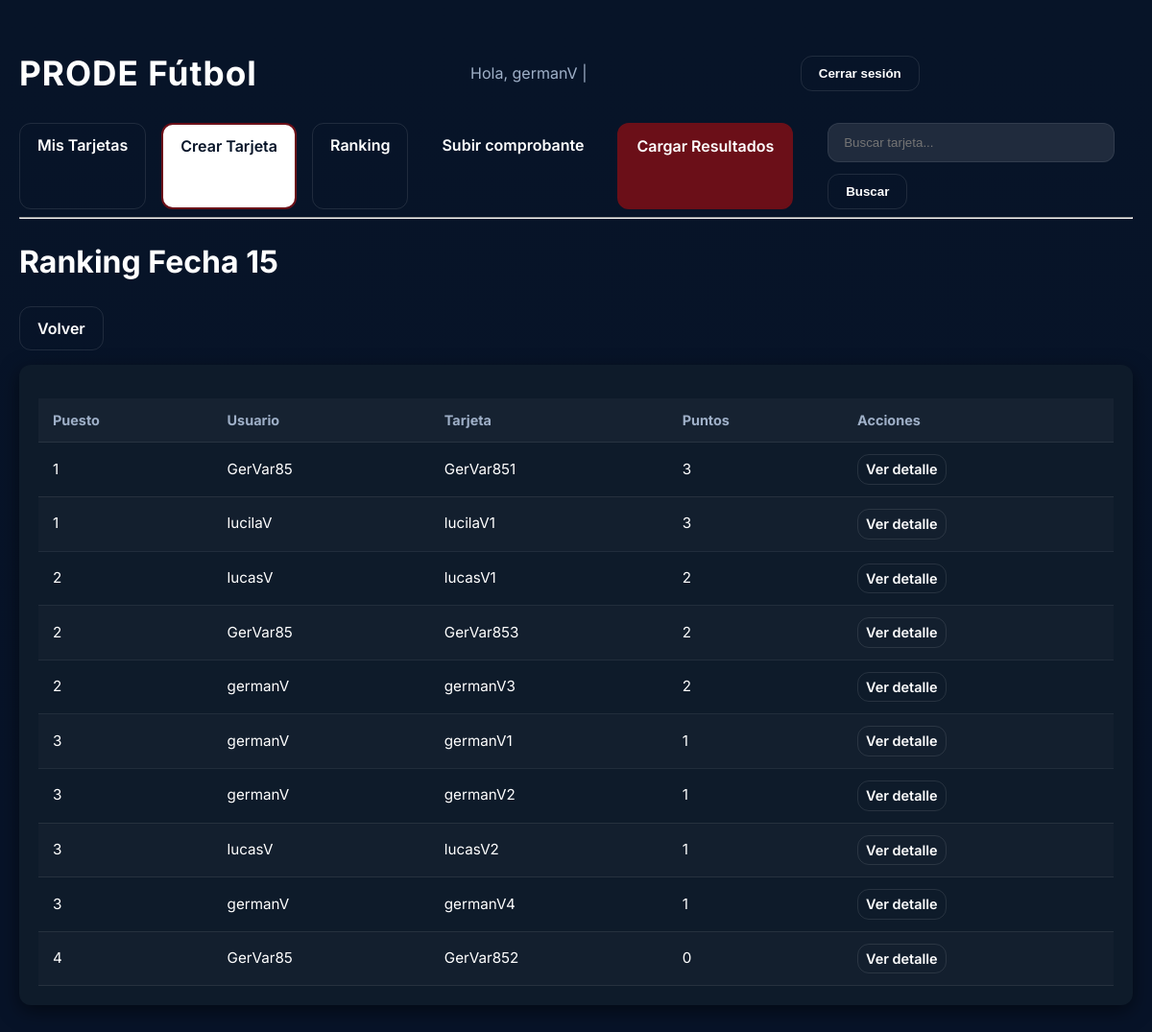
The app's page /fecha/1/ranking/ (signed in) with its own data.
### prode_app/models.py (models this page shows, shortened)
class Usuario(AbstractUser):
    telefono = models.CharField(max_length=20, blank=True, null=True)
    cvu_alias = models.CharField(max_length=50, blank=True, null=True)

class Fecha(models.Model):
    numero = models.PositiveIntegerField()
    descripcion = models.CharField(max_length=100, blank=True, null=True)

class Tarjeta(models.Model):
    usuario = models.ForeignKey(Usuario, on_delete=models.CASCADE)
    fecha = models.ForeignKey(Fecha, on_delete=models.CASCADE)
    numero_tarjeta = models.PositiveIntegerField(default=1)  # Tarjeta 1, 2, 3, etc.
    puntos = models.IntegerField(default=0)
    @property
    def nombre_tarjeta(self):
        return f"{self.usuario.username}{self.numero_tarjeta}"

### prode_app/views.py (the view)
# urls.py: path("fecha/<int:fecha_id>/ranking/", login_required(views.ranking_fecha), name="ranking_fecha"),
@login_required
def ranking_fecha(request, fecha_id):
    fecha = get_object_or_404(Fecha, id=fecha_id)
    tarjetas = (
        Tarjeta.objects
        .filter(fecha=fecha)
        .select_related("usuario")
        .order_by("-puntos", "numero_tarjeta")
    )
    ranking = []
    puesto_actual = 0
    ultimo_puntaje = None
    for idx, t in enumerate(tarjetas):
        if t.puntos != ultimo_puntaje:
            puesto_actual += 1
            ultimo_puntaje = t.puntos
        ranking.append({
            "puesto": puesto_actual,
            "tarjeta": t,
        })
    return render(request, "prode_app/ranking_fecha.html", {
        "fecha": fecha,
        "ranking": ranking,
    })

### prode_app/templates/prode_app/ranking_fecha.html
{% extends "prode_app/base.html" %}
{% block content %}
<h1>Ranking Fecha {{ fecha.numero }}</h1>
<div style="margin-bottom:15px;">
    <a href="{% url 'mis_tarjetas' %}" class="button secondary">Volver</a>
</div>
{% if ranking %}
<div class="card">
    <table class="table">
        <thead>
            <tr>
                <th>Puesto</th>
                <th>Usuario</th>
                <th>Tarjeta</th>
                <th>Puntos</th>
                <th>Acciones</th>
            </tr>
        </thead>
        <tbody>
            {% for r in ranking %}
            <tr>
                <td>{{ r.puesto }}</td>
                <td>{{ r.tarjeta.usuario.username }}</td>
                <td>{{ r.tarjeta.nombre_tarjeta }}</td>
                <td>{{ r.tarjeta.puntos }}</td>
                <td>
                    <a href="{% url 'detalle_tarjeta' r.tarjeta.id %}" class="button secondary" style="padding:4px 8px; font-size:0.9rem;">
                        Ver detalle
                    </a>
                </td>
            </tr>
            {% endfor %}
        </tbody>
    </table>
</div>
{% else %}
<p>No hay tarjetas para esta fecha todavía.</p>
{% endif %}
{% endblock %}

### prode_app/templates/prode_app/base.html (shortened to what this page needs)
<!DOCTYPE html>
<html lang="es">
<head>
    {% load static %}
    <link rel="stylesheet" href="{% static 'style.css' %}">
</head>
<body>
<div class="container">
{% if user.is_authenticated %}
    <header>
        <h1>PRODE Fútbol</h1>
        <p>
            Hola, {{ user.username }} |
            <form method="post" action="{% url 'logout' %}" style="display:inline;">
                <button type="submit" class="button secondary">Cerrar sesión</button>
            </form>
        </p>
    </header>
    <nav>
        <a href="{% url 'mis_tarjetas' %}" class="button secondary">Mis Tarjetas</a>
        <a href="{% url 'crear_tarjeta' %}" class="button">Crear Tarjeta</a>
        <a href="{% url 'ranking_fecha' 1 %}" class="button secondary">Ranking</a>
        <a href="{% url 'subir_comprobante' %}">Subir comprobante</a>
        {% if user.is_superuser %}
            <a href="{% url 'cargar_resultados' 1 %}" class="button boton-rojo">Cargar Resultados</a>
        {% endif %}
        <form action="{% url 'buscar_tarjeta' %}" method="get" class="search-form" style="display:inline-block; margin-left:20px;">
            <input type="text" name="q" placeholder="Buscar tarjeta..." required>
            <button type="submit" class="button secondary">Buscar</button>
        </form>
    </nav>
    <hr>
{% else %}
    <p>
        <a href="{% url 'login' %}" class="button secondary">Iniciar sesión</a>
        <a href="{% url 'registro' %}" class="button">Registrarse</a>
    </p>
{% endif %}
{% block content %}
{% endblock %}
</div>
</body>
</html>

### static/style.css (style rules this page uses)
:root { --bg: #071428; --card-bg: #0e1b2a; --accent: #6b0f18; --white: #ffffff; --muted: #9fb0c8; --radius: 12px; --gap: 16px; --transition: 0.25s ease-in-out; }
* { box-sizing: border-box; }
html, body { margin: 0; padding: 0; font-family: 'Inter', system-ui, sans-serif; background: linear-gradient(180deg, var(--bg) 0%, #071328 85%); color: var(--white); line-height: 1.5; }
.container { max-width: 1200px; margin: 30px auto; padding: 20px; }
header { display: flex; justify-content: space-between; align-items: center; flex-wrap: wrap; margin-bottom: 25px; }
header h1 { font-size: 2.2rem; margin: 0; letter-spacing: 1px; }
header p { font-size: 1rem; color: var(--muted); margin: 0; }
nav { display: flex; flex-wrap: wrap; gap: var(--gap); margin-top: 10px; }
nav a { text-decoration: none; padding: 10px 18px; border-radius: var(--radius); font-weight: 600; color: var(--white); border: 1px solid transparent; transition: all var(--transition); }
.button, .boton-rojo, .nav a.primary { display: inline-block; padding: 10px 18px; border-radius: var(--radius); font-weight: 600; cursor: pointer; border: 2px solid var(--accent); background: var(--white); color: var(--bg); text-decoration: none; transition: all var(--transition); }
.button.secondary { background: transparent; border: 1px solid rgba(255,255,255,0.1); color: var(--white); transition: all var(--transition); }
.boton-rojo { background: var(--accent); color: var(--white); border-color: var(--accent); }
.card, .card-item { background: var(--card-bg); padding: 20px; border-radius: var(--radius); box-shadow: 0 6px 20px rgba(0,0,0,0.5); transition: transform var(--transition), box-shadow var(--transition); }
.table { width: 100%; border-collapse: collapse; margin-top: 15px; }
.table th, .table td { padding: 12px 15px; text-align: left; border-bottom: 1px solid rgba(255,255,255,0.08); }
.table th { font-size: 0.9rem; color: var(--muted); background: rgba(255,255,255,0.03); }
.table td { font-size: 0.95rem; }
.table tr:nth-child(even) { background: rgba(255,255,255,0.02); }
input[type="text"], input[type="password"], input[type="email"], select, input[type="file"], textarea { width: 100%; padding: 12px 16px; border-radius: var(--radius); border: 1px solid rgba(255,255,255,0.08); background: rgba(255,255,255,0.1); color: var(--white); margin-bottom: 12px; transition: border-color var(--transition), box-shadow var(--transition), background var(--transition); }

### records on screen
Usuario: username "germanV"
Fecha: numero "15"
Tarjeta: puesto "1", tarjeta.usuario.username "GerVar85", tarjeta.nombre_tarjeta "GerVar851", tarjeta.puntos "3"
Tarjeta: puesto "1", tarjeta.usuario.username "lucilaV", tarjeta.nombre_tarjeta "lucilaV1", tarjeta.puntos "3"
Tarjeta: puesto "2", tarjeta.usuario.username "lucasV", tarjeta.nombre_tarjeta "lucasV1", tarjeta.puntos "2"
Tarjeta: puesto "2", tarjeta.usuario.username "GerVar85", tarjeta.nombre_tarjeta "GerVar853", tarjeta.puntos "2"
Tarjeta: puesto "2", tarjeta.usuario.username "germanV", tarjeta.nombre_tarjeta "germanV3", tarjeta.puntos "2"
Tarjeta: puesto "3", tarjeta.usuario.username "germanV", tarjeta.nombre_tarjeta "germanV1", tarjeta.puntos "1"
Tarjeta: puesto "3", tarjeta.usuario.username "germanV", tarjeta.nombre_tarjeta "germanV2", tarjeta.puntos "1"
Tarjeta: puesto "3", tarjeta.usuario.username "lucasV", tarjeta.nombre_tarjeta "lucasV2", tarjeta.puntos "1"
Tarjeta: puesto "3", tarjeta.usuario.username "germanV", tarjeta.nombre_tarjeta "germanV4", tarjeta.puntos "1"
Tarjeta: puesto "4", tarjeta.usuario.username "GerVar85", tarjeta.nombre_tarjeta "GerVar852", tarjeta.puntos "0"
